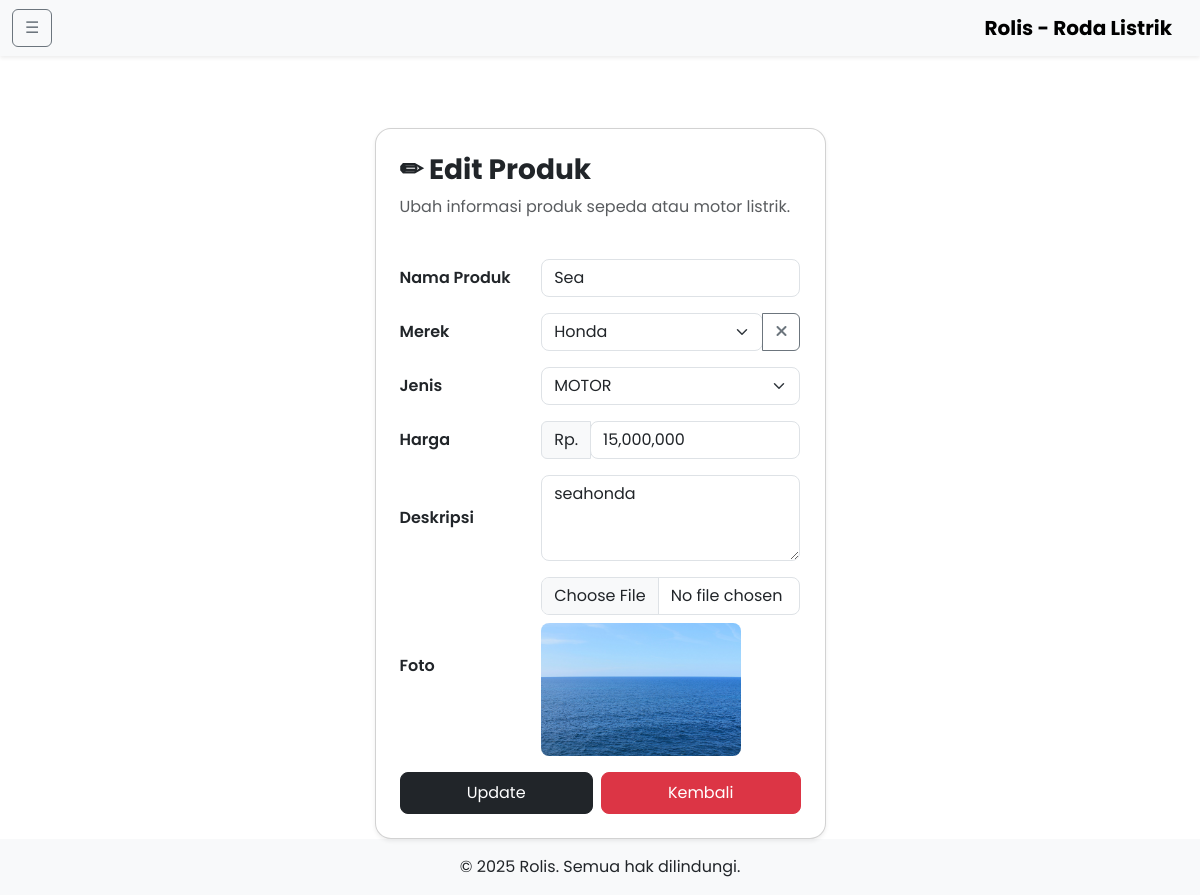
/admin-site/products/edit_products.php?id=59, run on the app's committed database.
### tables this page shows
CREATE TABLE IF NOT EXISTS `produk` (
  `id_produk` bigint NOT NULL AUTO_INCREMENT,
  `merek_id` int NOT NULL,
  `nama` varchar(255) NOT NULL,
  `jenis` enum('MOTOR','SEPEDA') NOT NULL,
  `deskripsi` text NOT NULL,
  `harga` int NOT NULL,
  `foto` varchar(255) NOT NULL,
  PRIMARY KEY (`id_produk`),
  KEY `produk_merek_id_index` (`merek_id`),
  CONSTRAINT `FK_produk_merek` FOREIGN KEY (`merek_id`) REFERENCES `merek` (`id_merek`) ON DELETE CASCADE ON UPDATE CASCADE
);

CREATE TABLE IF NOT EXISTS `merek` (
  `id_merek` int NOT NULL AUTO_INCREMENT,
  `value` varchar(255) NOT NULL,
  PRIMARY KEY (`id_merek`) USING BTREE
);

### admin-site/controllers/Controller.php (called while the page is built, shortened)
<?php
require_once '../includes/db.php';
abstract class Controller
{
    protected $conn;
    public function __construct()
    {
        global $conn;
        $this->conn = $conn;
    }
    public function select($query)
    {
        return $this->conn->query($query);
    }
}

### admin-site/controllers/ProductController.php (called while the page is built, shortened)
<?php
require_once 'Controller.php';
class ProductController extends Controller
{
    public function edit($id)
    {
        return $this->select("SELECT * FROM produk WHERE id_produk = $id");
    }
}

### admin-site/products/edit_products.php (the view, shortened to what this page needs)
<?php
require_once "../controllers/ProductController.php";
$productController = new ProductController();
$id = $_GET['id'];
$data = $productController->edit($id)->fetch_assoc();
$merek = mysqli_query($conn, "SELECT * FROM merek ORDER BY value ASC");
include "../includes/header.php";
?>
<main class="container mt-5 pt-4">
  <div class="row justify-content-center">
    <div class="col-md-6 col-lg-5">
      <div class="card rounded-4 shadow-sm p-4">
        <div class="mb-4">
          <h3 class="fw-bold">✏ Edit Produk</h3>
          <p class="text-muted">Ubah informasi produk sepeda atau motor listrik.</p>
        </div>
        <form method="POST" enctype="multipart/form-data" novalidate onsubmit="prepareHarga()">
          <div class="mb-3 row align-items-center">
            <label for="nama" class="col-sm-4 col-form-label fw-semibold">Nama Produk</label>
            <div class="col-sm-8">
              <input type="text" name="nama" id="nama" class="form-control rounded-3" value="<?= htmlspecialchars($data['nama']) ?>" required>
            </div>
          </div>
          <div class="mb-3 row align-items-center">
            <label for="merek_id" class="col-sm-4 col-form-label fw-semibold">Merek</label>
            <div class="col-sm-8">
              <div class="input-group">
                <select name="merek_id" id="merek_id" class="form-select rounded-3" required>
                  <?php mysqli_data_seek($merek, 0);
                  while ($m = mysqli_fetch_assoc($merek)): ?>
                    <option value="<?= $m['id_merek'] ?>" <?= $data['merek_id'] == $m['id_merek'] ? 'selected' : '' ?>>
                      <?= htmlspecialchars($m['value']) ?>
                    </option>
                  <?php endwhile; ?>
                </select>
                <button type="button" id="clearMerek" class="btn btn-outline-secondary rounded-end" title="Hapus Merek" style="display: <?php echo $data['merek_id'] ? 'block' : 'none'; ?>;"><i class="fas fa-times"></i></button>
              </div>
            </div>
          </div>
          <div class="mb-3 row align-items-center">
            <label for="jenis" class="col-sm-4 col-form-label fw-semibold">Jenis</label>
            <div class="col-sm-8">
              <select name="jenis" id="jenis" class="form-select rounded-3" required>
                <option value="MOTOR" <?= $data['jenis'] == 'MOTOR' ? 'selected' : '' ?>>MOTOR</option>
              </select>
            </div>
          </div>
          <div class="mb-3 row align-items-center">
            <label for="harga" class="col-sm-4 col-form-label fw-semibold">Harga</label>
            <div class="col-sm-8">
              <div class="input-group">
                <span class="input-group-text">Rp.</span>
                <input type="text" name="harga" id="harga" class="form-control rounded-3" value="<?= htmlspecialchars($data['harga']) ?>" required inputmode="numeric" pattern="[0-9,]*">
              </div>
            </div>
          </div>
          <div class="mb-3 row align-items-center">
            <label for="deskripsi" class="col-sm-4 col-form-label fw-semibold">Deskripsi</label>
            <div class="col-sm-8">
              <textarea name="deskripsi" id="deskripsi" class="form-control rounded-3" rows="3" required><?= htmlspecialchars($data['deskripsi']) ?></textarea>
            </div>
          </div>
          <div class="mb-3 row align-items-center">
            <label for="foto" class="col-sm-4 col-form-label fw-semibold">Foto</label>
            <div class="col-sm-8">
              <input type="file" name="foto" id="foto" class="form-control rounded-3" accept="image/*">
              <div id="image-preview" class="mt-2">
                <?php if (!empty($data['foto'])): ?>
                  <img src="<?= htmlspecialchars($data['foto']) ?>" class="img-fluid rounded-3" style="max-width: 200px; max-height: 200px;" id="current-image">
                <?php endif; ?>
              </div>
            </div>
          </div>
          <div class="d-flex justify-content-center gap-2">
            <button type="submit" class="btn btn-dark rounded-3 px-4 py-2 flex-grow-1">Update</button>
            <a href="index_products.php" class="btn btn-danger rounded-3 px-4 py-2 flex-grow-1">Kembali</a>
          </div>
        </form>
      </div>
    </div>
  </div>
</main>
<?php include "../includes/footer.php"; ?>

### public/assets/css/custom.css (style rules this page uses)
body { font-family: "Poppins", sans-serif; }
body.d-flex { min-height: 100vh; flex-direction: column; }
main { flex: 1 0 auto; }

### data on the page
produk: nama "Sea", merek_id "Honda", jenis "MOTOR", harga "15,000,000", deskripsi "seahonda", foto (picture)
